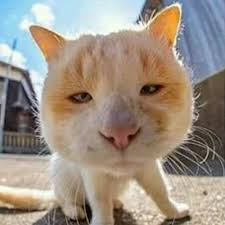
#> input picture pertemuan7/kucing-oren.jpg, 225 x 225 px
$ python median_smoothing.py
#> lines starting #> are read from the running program, lines starting #| are printed output that depends on the picture
import cv2
import numpy

# read image
src = cv2.imread('kucing-oren.jpg', cv2.IMREAD_UNCHANGED)
#> src is the input picture: shape (225, 225, 3); mean B, G, R 132.3, 145.3, 157.1

# apply gaussian blue on src image
dst = cv2.medianBlur(src, 5)
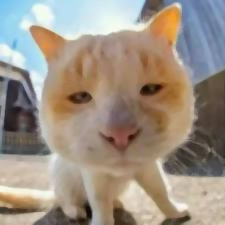
#> dst: shape (225, 225, 3); mean B, G, R 132.2, 145.2, 157.1

# display input and output image
cv2.imshow('Median Smoothing', numpy.hstack((src, dst)))
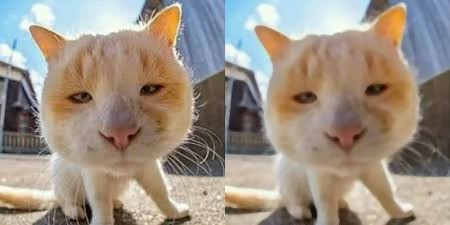
#> window 'Median Smoothing': shape (225, 450, 3); mean B, G, R 132.3, 145.2, 157.1
cv2.waitKey(0)  # waits until a key is pressed
cv2.destroyAllWindows()  # destroy the window showing image
